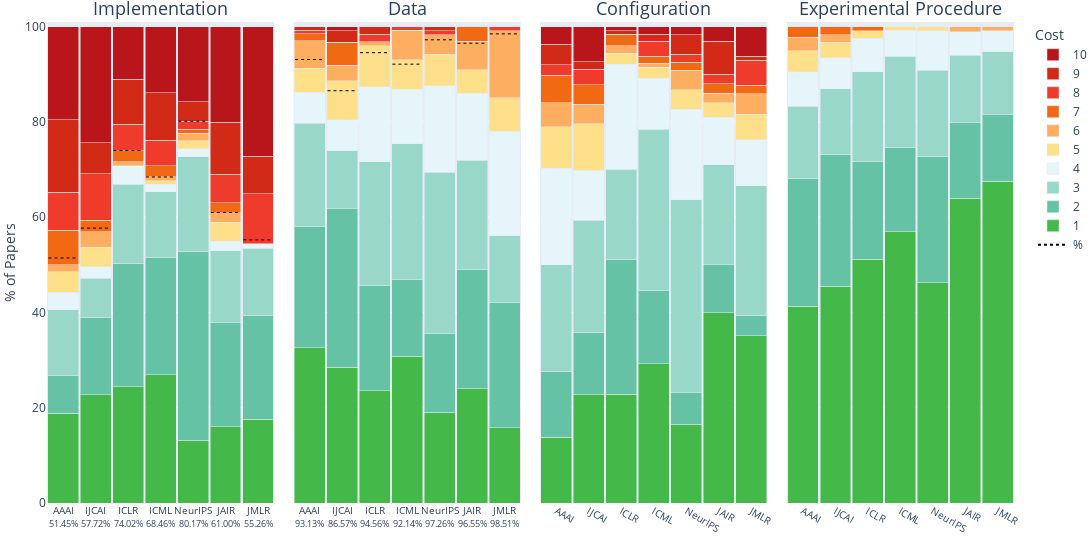

Notebook code for this chart:
### Markdown cell above
## Plot the dimension per Venue

### Code cell
import pandas as pd
import plotly.express as px
import plotly.graph_objects as go

# Step 1: Melt DataFrame using your dimensions
melted_df = df.melt(
    id_vars='source',
    value_vars=dimensions,
    var_name='Dimension',
    value_name='Cost'
)

# Step 2: Count occurrences
counts = (
    melted_df
    .groupby(['Dimension', 'source', 'Cost'])
    .size()
    .reset_index(name='count')
)

# Step 3: Normalize per (Dimension, source)
counts['total'] = counts.groupby(['Dimension', 'source'])['count'].transform('sum')
counts['percentage'] = counts['count'] / counts['total'] * 100

# Step 4: Convert Cost to string for discrete coloring
counts['Cost_str'] = counts['Cost'].astype(str)

# Step 5: Custom color palette (green → red)
custom_colors = [
    "#45b84a", "#66c2a4", "#99d8c9", "#e5f5f9", "#fee08b",
    "#fdae61", "#f16913", "#ef3b2c", "#d12a17", "#b9161c",
]

# Step 6: Define orders
dimension_order = dimensions

# Step 7: Plot stacked normalized bar chart
fig = px.bar(
    counts,
    x='source',
    y='percentage',
    color='Cost_str',
    facet_col='Dimension',
    barmode='stack',
    color_discrete_sequence=custom_colors,
    category_orders={
        'source': source_order,
        'Cost_str': [str(i) for i in range(1, 11)],
        'Dimension': dimension_order
    },
    #title="Normalized Cost Distribution per Venue and Dimension"
    title=None,
)

# Step 9: Add dashed target lines for vars
implementation_rate = [df[df["source"] == source]["implementation_link"].mean() * 100 for source in source_order]
public_data_rate = [df[df["source"] == source]["public_data_fraction"].mean() * 100 for source in source_order]
# Alternative public data rate: The percentage of papers using atleast one or more public datasets?
#public_data_rate = [(df[df["source"] == source]["public_data_fraction"] > 0 ).mean() * 100 for source in source_order]

target_lines = pd.DataFrame({
    'source': source_order,
    'Implementation': implementation_rate,  # Replace with your actual target %
    'Data': public_data_rate,
})

# Melt to long form
target_long = target_lines.melt(
    id_vars='source',
    var_name='Dimension',
    value_name='target'
)

# Map Dimension to subplot index
facet_to_axis = {dim: i + 1 for i, dim in enumerate(dimension_order)}
source_pos = {label: i for i, label in enumerate(source_order)}
bargap = 0.01  # match your chart layout

# Add dashed line traces
first_line = True
for _, row in target_long.iterrows():
    dim = row['Dimension']
    if dim not in ['Implementation', 'Data']:
        continue

    facet_num = facet_to_axis[dim]
    xref = 'x' if facet_num == 1 else f'x{facet_num}'
    yref = 'y' if facet_num == 1 else f'y{facet_num}'

    pos = source_pos[row['source']]
    #total = len(source_order)

    # Convert categorical position to domain (0–1 range)
    x0 = (pos - 0.455)# / total
    x1 = (pos + 0.455)# / total

    fig.add_shape(
        type='line',
        x0=x0,
        x1=x1,
        y0=row['target'],
        y1=row['target'],
        xref=xref,
        yref=yref,
        line=dict(color='black', dash='dot', width=1, ),
        layer='above',
    )
    fig.add_trace(go.Scatter(
        x=[row['source'], row['source']],
        y=[row['target'], row['target']],
        mode='lines',
        line=dict(
            color='black',
            dash='dot',   # or 'dash', 'longdash', etc.
            width=2
        ),
        name='%',           # this adds it to the legend
        showlegend=first_line,   # only show it once!
        legendrank=999,
        hovertext=f'{row['target']:.2f}% Public',
        hoverinfo='text',
        xaxis=xref,
        yaxis=yref
    ))
    first_line = False

# Suppose you already calculated your percentage lines as:
# perc_dict = {
#   "Dimension1": {"SourceA": 34.56, "SourceB": 22.10, ...},
#   "Dimension2": {...}
# }

for i, dim in enumerate(dimensions[:2], start=1):  # first two subplots only
    percentages = implementation_rate if i == 1 else public_data_rate

    # Build new tick labels with percentages
    new_labels = {
        src: f"{src}<br><span style='font-size:9px'>{val:.2f}%</span>" for src, val in zip(source_order, percentages)
    }

    # Apply to subplot i
    fig.update_xaxes(
        ticktext=list(new_labels.values()),
        tickvals=list(new_labels.keys()),
        #tickfont=dict(size=10),  # smaller font size for readability
        tickangle=0,
        row=1, col=i
    )



# Step 8: Clean layout and reverse legend
fig.update_layout(
    legend_traceorder="reversed",
    bargap=0.05,
    xaxis_title="",
    yaxis_title="% of Papers",
    legend_title="Cost",
    width=1600,
)

for annotation in fig.layout.annotations:
    if annotation.text.startswith("Dimension="):
        annotation.text = annotation.text.replace("Dimension=", "")
    annotation.font.size = 18  # ← increase title font size here

# Remove all facet x-axis titles
fig.for_each_xaxis(lambda ax: ax.update(title_text=""))

fig.update_layout(
    margin={'t': 22,'l': 1,'b': 0,'r': 1}
)
fig.update_xaxes(tickfont=dict(size=10))
fig.update_yaxes(range=[0, 101])

fig.write_image("latex/plots/total_dataset_summary.pdf", width=1400)

# Final render
fig.show()

### Figure 1 — Plotly figure (JSON) as saved in the notebook; plotly's stock layout.template omitted (floating-point values rounded to 4 significant figures)
{"data": [{"hovertemplate": "Cost_str=1<br>Dimension=Implementation<br>source=%{x}<br>percentage=%{y}<extra></extra>", "legendgroup": "1", "marker": {"color": "#45b84a", "pattern": {"shape": ""}}, "name": "1", "orientation": "v", "showlegend": true, "textposition": "auto", "type": "bar", "x": ["AAAI", "IJCAI", "ICLR", "ICML", "NeurIPS", "JAIR", "JMLR"], "xaxis": "x", "y": [18.84, 22.76, 24.41, 26.92, 13.22, 16.0, 17.54], "yaxis": "y"}, {"hovertemplate": "Cost_str=1<br>Dimension=Data<br>source=%{x}<br>percentage=%{y}<extra></extra>", "legendgroup": "1", "marker": {"color": "#45b84a", "pattern": {"shape": ""}}, "name": "1", "orientation": "v", "showlegend": false, "textposition": "auto", "type": "bar", "x": ["AAAI", "IJCAI", "ICLR", "ICML", "NeurIPS", "JAIR", "JMLR"], "xaxis": "x2", "y": [32.61, 28.46, 23.62, 30.77, 19.01, 24.0, 15.79], "yaxis": "y2"}, {"hovertemplate": "Cost_str=1<br>Dimension=Configuration<br>source=%{x}<br>percentage=%{y}<extra></extra>", "legendgroup": "1", "marker": {"color": "#45b84a", "pattern": {"shape": ""}}, "name": "1", "orientation": "v", "showlegend": false, "textposition": "auto", "type": "bar", "x": ["AAAI", "IJCAI", "ICLR", "ICML", "NeurIPS", "JAIR", "JMLR"], "xaxis": "x3", "y": [13.77, 22.76, 22.83, 29.23, 16.53, 40.0, 35.09], "yaxis": "y3"}, {"hovertemplate": "Cost_str=1<br>Dimension=Experimental Procedure<br>source=%{x}<br>percentage=%{y}<extra></extra>", "legendgroup": "1", "marker": {"color": "#45b84a", "pattern": {"shape": ""}}, "name": "1", "orientation": "v", "showlegend": false, "textposition": "auto", "type": "bar", "x": ["AAAI", "IJCAI", "ICLR", "ICML", "NeurIPS", "JAIR", "JMLR"], "xaxis": "x4", "y": [41.3, 45.53, 51.18, 56.92, 46.28, 64.0, 67.54], "yaxis": "y4"}, {"hovertemplate": "Cost_str=2<br>Dimension=Implementation<br>source=%{x}<br>percentage=%{y}<extra></extra>", "legendgroup": "2", "marker": {"color": "#66c2a4", "pattern": {"shape": ""}}, "name": "2", "orientation": "v", "showlegend": true, "textposition": "auto", "type": "bar", "x": ["AAAI", "IJCAI", "ICLR", "ICML", "NeurIPS", "JAIR", "JMLR"], "xaxis": "x", "y": [7.971, 16.26, 25.98, 24.62, 39.67, 22.0, 21.93], "yaxis": "y"}, {"hovertemplate": "Cost_str=2<br>Dimension=Data<br>source=%{x}<br>percentage=%{y}<extra></extra>", "legendgroup": "2", "marker": {"color": "#66c2a4", "pattern": {"shape": ""}}, "name": "2", "orientation": "v", "showlegend": false, "textposition": "auto", "type": "bar", "x": ["AAAI", "IJCAI", "ICLR", "ICML", "NeurIPS", "JAIR", "JMLR"], "xaxis": "x2", "y": [25.36, 33.33, 22.05, 16.15, 16.53, 25.0, 26.32], "yaxis": "y2"}, {"hovertemplate": "Cost_str=2<br>Dimension=Configuration<br>source=%{x}<br>percentage=%{y}<extra></extra>", "legendgroup": "2", "marker": {"color": "#66c2a4", "pattern": {"shape": ""}}, "name": "2", "orientation": "v", "showlegend": false, "textposition": "auto", "type": "bar", "x": ["AAAI", "IJCAI", "ICLR", "ICML", "NeurIPS", "JAIR", "JMLR"], "xaxis": "x3", "y": [13.77, 13.01, 28.35, 15.38, 6.612, 10.0, 4.386], "yaxis": "y3"}, {"hovertemplate": "Cost_str=2<br>Dimension=Experimental Procedure<br>source=%{x}<br>percentage=%{y}<extra></extra>", "legendgroup": "2", "marker": {"color": "#66c2a4", "pattern": {"shape": ""}}, "name": "2", "orientation": "v", "showlegend": false, "textposition": "auto", "type": "bar", "x": ["AAAI", "IJCAI", "ICLR", "ICML", "NeurIPS", "JAIR", "JMLR"], "xaxis": "x4", "y": [26.81, 27.64, 20.47, 17.69, 26.45, 16.0, 14.04], "yaxis": "y4"}, {"hovertemplate": "Cost_str=3<br>Dimension=Implementation<br>source=%{x}<br>percentage=%{y}<extra></extra>", "legendgroup": "3", "marker": {"color": "#99d8c9", "pattern": {"shape": ""}}, "name": "3", "orientation": "v", "showlegend": true, "textposition": "auto", "type": "bar", "x": ["AAAI", "IJCAI", "ICLR", "ICML", "NeurIPS", "JAIR", "JMLR"], "xaxis": "x", "y": [13.77, 8.13, 16.54, 13.85, 19.83, 15.0, 14.04], "yaxis": "y"}, {"hovertemplate": "Cost_str=3<br>Dimension=Data<br>source=%{x}<br>percentage=%{y}<extra></extra>", "legendgroup": "3", "marker": {"color": "#99d8c9", "pattern": {"shape": ""}}, "name": "3", "orientation": "v", "showlegend": false, "textposition": "auto", "type": "bar", "x": ["AAAI", "IJCAI", "ICLR", "ICML", "NeurIPS", "JAIR", "JMLR"], "xaxis": "x2", "y": [21.74, 12.2, 25.98, 28.46, 33.88, 23.0, 14.04], "yaxis": "y2"}, {"hovertemplate": "Cost_str=3<br>Dimension=Configuration<br>source=%{x}<br>percentage=%{y}<extra></extra>", "legendgroup": "3", "marker": {"color": "#99d8c9", "pattern": {"shape": ""}}, "name": "3", "orientation": "v", "showlegend": false, "textposition": "auto", "type": "bar", "x": ["AAAI", "IJCAI", "ICLR", "ICML", "NeurIPS", "JAIR", "JMLR"], "xaxis": "x3", "y": [22.46, 23.58, 18.9, 33.85, 40.5, 21.0, 27.19], "yaxis": "y3"}, {"hovertemplate": "Cost_str=3<br>Dimension=Experimental Procedure<br>source=%{x}<br>percentage=%{y}<extra></extra>", "legendgroup": "3", "marker": {"color": "#99d8c9", "pattern": {"shape": ""}}, "name": "3", "orientation": "v", "showlegend": false, "textposition": "auto", "type": "bar", "x": ["AAAI", "IJCAI", "ICLR", "ICML", "NeurIPS", "JAIR", "JMLR"], "xaxis": "x4", "y": [15.22, 13.82, 18.9, 19.23, 18.18, 14.0, 13.16], "yaxis": "y4"}, {"hovertemplate": "Cost_str=4<br>Dimension=Implementation<br>source=%{x}<br>percentage=%{y}<extra></extra>", "legendgroup": "4", "marker": {"color": "#e5f5f9", "pattern": {"shape": ""}}, "name": "4", "orientation": "v", "showlegend": true, "textposition": "auto", "type": "bar", "x": ["AAAI", "IJCAI", "ICLR", "ICML", "NeurIPS", "JAIR", "JMLR"], "xaxis": "x", "y": [3.623, 2.439, 3.937, 1.538, 1.653, 2.0, 0.8772], "yaxis": "y"}, {"hovertemplate": "Cost_str=4<br>Dimension=Data<br>source=%{x}<br>percentage=%{y}<extra></extra>", "legendgroup": "4", "marker": {"color": "#e5f5f9", "pattern": {"shape": ""}}, "name": "4", "orientation": "v", "showlegend": false, "textposition": "auto", "type": "bar", "x": ["AAAI", "IJCAI", "ICLR", "ICML", "NeurIPS", "JAIR", "JMLR"], "xaxis": "x2", "y": [6.522, 6.504, 15.75, 11.54, 18.18, 14.0, 21.93], "yaxis": "y2"}, {"hovertemplate": "Cost_str=4<br>Dimension=Configuration<br>source=%{x}<br>percentage=%{y}<extra></extra>", "legendgroup": "4", "marker": {"color": "#e5f5f9", "pattern": {"shape": ""}}, "name": "4", "orientation": "v", "showlegend": false, "textposition": "auto", "type": "bar", "x": ["AAAI", "IJCAI", "ICLR", "ICML", "NeurIPS", "JAIR", "JMLR"], "xaxis": "x3", "y": [20.29, 10.57, 22.05, 10.77, 19.01, 10.0, 9.649], "yaxis": "y3"}, {"hovertemplate": "Cost_str=4<br>Dimension=Experimental Procedure<br>source=%{x}<br>percentage=%{y}<extra></extra>", "legendgroup": "4", "marker": {"color": "#e5f5f9", "pattern": {"shape": ""}}, "name": "4", "orientation": "v", "showlegend": false, "textposition": "auto", "type": "bar", "x": ["AAAI", "IJCAI", "ICLR", "ICML", "NeurIPS", "JAIR", "JMLR"], "xaxis": "x4", "y": [7.246, 6.504, 7.087, 5.385, 8.264, 5.0, 4.386], "yaxis": "y4"}, {"hovertemplate": "Cost_str=5<br>Dimension=Implementation<br>source=%{x}<br>percentage=%{y}<extra></extra>", "legendgroup": "5", "marker": {"color": "#fee08b", "pattern": {"shape": ""}}, "name": "5", "orientation": "v", "showlegend": true, "textposition": "auto", "type": "bar", "x": ["AAAI", "IJCAI", "ICLR", "ICML", "NeurIPS", "JAIR", "JMLR"], "xaxis": "x", "y": [4.348, 4.065, 0.0, 0.7692, 1.653, 4.0, 0.0], "yaxis": "y"}, {"hovertemplate": "Cost_str=5<br>Dimension=Data<br>source=%{x}<br>percentage=%{y}<extra></extra>", "legendgroup": "5", "marker": {"color": "#fee08b", "pattern": {"shape": ""}}, "name": "5", "orientation": "v", "showlegend": false, "textposition": "auto", "type": "bar", "x": ["AAAI", "IJCAI", "ICLR", "ICML", "NeurIPS", "JAIR", "JMLR"], "xaxis": "x2", "y": [5.072, 8.13, 8.661, 6.154, 6.612, 5.0, 7.018], "yaxis": "y2"}, {"hovertemplate": "Cost_str=5<br>Dimension=Configuration<br>source=%{x}<br>percentage=%{y}<extra></extra>", "legendgroup": "5", "marker": {"color": "#fee08b", "pattern": {"shape": ""}}, "name": "5", "orientation": "v", "showlegend": false, "textposition": "auto", "type": "bar", "x": ["AAAI", "IJCAI", "ICLR", "ICML", "NeurIPS", "JAIR", "JMLR"], "xaxis": "x3", "y": [8.696, 9.756, 2.362, 2.308, 4.132, 3.0, 5.263], "yaxis": "y3"}, {"hovertemplate": "Cost_str=5<br>Dimension=Experimental Procedure<br>source=%{x}<br>percentage=%{y}<extra></extra>", "legendgroup": "5", "marker": {"color": "#fee08b", "pattern": {"shape": ""}}, "name": "5", "orientation": "v", "showlegend": false, "textposition": "auto", "type": "bar", "x": ["AAAI", "IJCAI", "ICLR", "ICML", "NeurIPS", "JAIR", "JMLR"], "xaxis": "x4", "y": [4.348, 3.252, 1.575, 0.7692, 0.8264, 0.0, 0.0], "yaxis": "y4"}, {"hovertemplate": "Cost_str=6<br>Dimension=Implementation<br>source=%{x}<br>percentage=%{y}<extra></extra>", "legendgroup": "6", "marker": {"color": "#fdae61", "pattern": {"shape": ""}}, "name": "6", "orientation": "v", "showlegend": true, "textposition": "auto", "type": "bar", "x": ["AAAI", "IJCAI", "ICLR", "ICML", "NeurIPS", "JAIR", "JMLR"], "xaxis": "x", "y": [1.449, 3.252, 0.7874, 0.7692, 1.653, 2.0, 0.0], "yaxis": "y"}, {"hovertemplate": "Cost_str=6<br>Dimension=Data<br>source=%{x}<br>percentage=%{y}<extra></extra>", "legendgroup": "6", "marker": {"color": "#fdae61", "pattern": {"shape": ""}}, "name": "6", "orientation": "v", "showlegend": false, "textposition": "auto", "type": "bar", "x": ["AAAI", "IJCAI", "ICLR", "ICML", "NeurIPS", "JAIR", "JMLR"], "xaxis": "x2", "y": [5.797, 3.252, 0.7874, 6.154, 4.132, 6.0, 14.04], "yaxis": "y2"}, {"hovertemplate": "Cost_str=6<br>Dimension=Configuration<br>source=%{x}<br>percentage=%{y}<extra></extra>", "legendgroup": "6", "marker": {"color": "#fdae61", "pattern": {"shape": ""}}, "name": "6", "orientation": "v", "showlegend": false, "textposition": "auto", "type": "bar", "x": ["AAAI", "IJCAI", "ICLR", "ICML", "NeurIPS", "JAIR", "JMLR"], "xaxis": "x3", "y": [5.072, 4.065, 1.575, 0.7692, 4.132, 2.0, 4.386], "yaxis": "y3"}, {"hovertemplate": "Cost_str=6<br>Dimension=Experimental Procedure<br>source=%{x}<br>percentage=%{y}<extra></extra>", "legendgroup": "6", "marker": {"color": "#fdae61", "pattern": {"shape": ""}}, "name": "6", "orientation": "v", "showlegend": false, "textposition": "auto", "type": "bar", "x": ["AAAI", "IJCAI", "ICLR", "ICML", "NeurIPS", "JAIR", "JMLR"], "xaxis": "x4", "y": [2.899, 1.626, 0.0, 0.0, 0.0, 1.0, 0.8772], "yaxis": "y4"}, {"hovertemplate": "Cost_str=7<br>Dimension=Implementation<br>source=%{x}<br>percentage=%{y}<extra></extra>", "legendgroup": "7", "marker": {"color": "#f16913", "pattern": {"shape": ""}}, "name": "7", "orientation": "v", "showlegend": true, "textposition": "auto", "type": "bar", "x": ["AAAI", "IJCAI", "ICLR", "ICML", "NeurIPS", "JAIR", "JMLR"], "xaxis": "x", "y": [7.246, 2.439, 2.362, 2.308, 0.8264, 2.0, 0.0], "yaxis": "y"}, {"hovertemplate": "Cost_str=7<br>Dimension=Data<br>source=%{x}<br>percentage=%{y}<extra></extra>", "legendgroup": "7", "marker": {"color": "#f16913", "pattern": {"shape": ""}}, "name": "7", "orientation": "v", "showlegend": false, "textposition": "auto", "type": "bar", "x": ["AAAI", "IJCAI", "ICLR", "ICML", "NeurIPS", "JAIR", "JMLR"], "xaxis": "x2", "y": [1.449, 4.878, 0.0, 0.0, 0.0, 3.0, 0.0], "yaxis": "y2"}, {"hovertemplate": "Cost_str=7<br>Dimension=Configuration<br>source=%{x}<br>percentage=%{y}<extra></extra>", "legendgroup": "7", "marker": {"color": "#f16913", "pattern": {"shape": ""}}, "name": "7", "orientation": "v", "showlegend": false, "textposition": "auto", "type": "bar", "x": ["AAAI", "IJCAI", "ICLR", "ICML", "NeurIPS", "JAIR", "JMLR"], "xaxis": "x3", "y": [5.797, 4.065, 2.362, 1.538, 1.653, 2.0, 1.754], "yaxis": "y3"}, {"hovertemplate": "Cost_str=7<br>Dimension=Experimental Procedure<br>source=%{x}<br>percentage=%{y}<extra></extra>", "legendgroup": "7", "marker": {"color": "#f16913", "pattern": {"shape": ""}}, "name": "7", "orientation": "v", "showlegend": false, "textposition": "auto", "type": "bar", "x": ["AAAI", "IJCAI", "ICLR", "ICML", "NeurIPS", "JAIR", "JMLR"], "xaxis": "x4", "y": [2.174, 1.626, 0.7874, 0.0, 0.0, 0.0, 0.0], "yaxis": "y4"}, {"hovertemplate": "Cost_str=8<br>Dimension=Implementation<br>source=%{x}<br>percentage=%{y}<extra></extra>", "legendgroup": "8", "marker": {"color": "#ef3b2c", "pattern": {"shape": ""}}, "name": "8", "orientation": "v", "showlegend": true, "textposition": "auto", "type": "bar", "x": ["AAAI", "IJCAI", "ICLR", "ICML", "NeurIPS", "JAIR", "JMLR"], "xaxis": "x", "y": [7.971, 9.756, 5.512, 5.385, 1.653, 6.0, 10.53], "yaxis": "y"}, {"hovertemplate": "Cost_str=8<br>Dimension=Data<br>source=%{x}<br>percentage=%{y}<extra></extra>", "legendgroup": "8", "marker": {"color": "#ef3b2c", "pattern": {"shape": ""}}, "name": "8", "orientation": "v", "showlegend": false, "textposition": "auto", "type": "bar", "x": ["AAAI", "IJCAI", "ICLR", "ICML", "NeurIPS", "JAIR", "JMLR"], "xaxis": "x2", "y": [0.7246, 0.0, 1.575, 0.7692, 0.8264, 0.0, 0.8772], "yaxis": "y2"}, {"hovertemplate": "Cost_str=8<br>Dimension=Configuration<br>source=%{x}<br>percentage=%{y}<extra></extra>", "legendgroup": "8", "marker": {"color": "#ef3b2c", "pattern": {"shape": ""}}, "name": "8", "orientation": "v", "showlegend": false, "textposition": "auto", "type": "bar", "x": ["AAAI", "IJCAI", "ICLR", "ICML", "NeurIPS", "JAIR", "JMLR"], "xaxis": "x3", "y": [2.174, 3.252, 0.0, 3.077, 1.653, 2.0, 5.263], "yaxis": "y3"}, {"hovertemplate": "Cost_str=8<br>Dimension=Experimental Procedure<br>source=%{x}<br>percentage=%{y}<extra></extra>", "legendgroup": "8", "marker": {"color": "#ef3b2c", "pattern": {"shape": ""}}, "name": "8", "orientation": "v", "showlegend": false, "textposition": "auto", "type": "bar", "x": ["AAAI", "IJCAI", "ICLR", "ICML", "NeurIPS", "JAIR", "JMLR"], "xaxis": "x4", "y": [0.0, 0.0, 0.0, 0.0, 0.0, 0.0, 0.0], "yaxis": "y4"}, {"hovertemplate": "Cost_str=9<br>Dimension=Implementation<br>source=%{x}<br>percentage=%{y}<extra></extra>", "legendgroup": "9", "marker": {"color": "#d12a17", "pattern": {"shape": ""}}, "name": "9", "orientation": "v", "showlegend": true, "textposition": "auto", "type": "bar", "x": ["AAAI", "IJCAI", "ICLR", "ICML", "NeurIPS", "JAIR", "JMLR"], "xaxis": "x", "y": [15.22, 6.504, 9.449, 10.0, 4.132, 11.0, 7.895], "yaxis": "y"}, {"hovertemplate": "Cost_str=9<br>Dimension=Data<br>source=%{x}<br>percentage=%{y}<extra></extra>", "legendgroup": "9", "marker": {"color": "#d12a17", "pattern": {"shape": ""}}, "name": "9", "orientation": "v", "showlegend": false, "textposition": "auto", "type": "bar", "x": ["AAAI", "IJCAI", "ICLR", "ICML", "NeurIPS", "JAIR", "JMLR"], "xaxis": "x2", "y": [0.7246, 2.439, 1.575, 0.0, 0.8264, 0.0, 0.0], "yaxis": "y2"}, {"hovertemplate": "Cost_str=9<br>Dimension=Configuration<br>source=%{x}<br>percentage=%{y}<extra></extra>", "legendgroup": "9", "marker": {"color": "#d12a17", "pattern": {"shape": ""}}, "name": "9", "orientation": "v", "showlegend": false, "textposition": "auto", "type": "bar", "x": ["AAAI", "IJCAI", "ICLR", "ICML", "NeurIPS", "JAIR", "JMLR"], "xaxis": "x3", "y": [4.348, 1.626, 0.7874, 1.538, 4.132, 7.0, 0.8772], "yaxis": "y3"}, {"hovertemplate": "Cost_str=9<br>Dimension=Experimental Procedure<br>source=%{x}<br>percentage=%{y}<extra></extra>", "legendgroup": "9", "marker": {"color": "#d12a17", "pattern": {"shape": ""}}, "name": "9", "orientation": "v", "showlegend": false, "textposition": "auto", "type": "bar", "x": ["AAAI", "IJCAI", "ICLR", "ICML", "NeurIPS", "JAIR", "JMLR"], "xaxis": "x4", "y": [0.0, 0.0, 0.0, 0.0, 0.0, 0.0, 0.0], "yaxis": "y4"}, {"hovertemplate": "Cost_str=10<br>Dimension=Implementation<br>source=%{x}<br>percentage=%{y}<extra></extra>", "legendgroup": "10", "marker": {"color": "#b9161c", "pattern": {"shape": ""}}, "name": "10", "orientation": "v", "showlegend": true, "textposition": "auto", "type": "bar", "x": ["AAAI", "IJCAI", "ICLR", "ICML", "NeurIPS", "JAIR", "JMLR"], "xaxis": "x", "y": [19.57, 24.39, 11.02, 13.85, 15.7, 20.0, 27.19], "yaxis": "y"}, {"hovertemplate": "Cost_str=10<br>Dimension=Data<br>source=%{x}<br>percentage=%{y}<extra></extra>", "legendgroup": "10", "marker": {"color": "#b9161c", "pattern": {"shape": ""}}, "name": "10", "orientation": "v", "showlegend": false, "textposition": "auto", "type": "bar", "x": ["AAAI", "IJCAI", "ICLR", "ICML", "NeurIPS", "JAIR", "JMLR"], "xaxis": "x2", "y": [0.0, 0.813, 0.0, 0.0, 0.0, 0.0, 0.0], "yaxis": "y2"}, {"hovertemplate": "Cost_str=10<br>Dimension=Configuration<br>source=%{x}<br>percentage=%{y}<extra></extra>", "legendgroup": "10", "marker": {"color": "#b9161c", "pattern": {"shape": ""}}, "name": "10", "orientation": "v", "showlegend": false, "textposition": "auto", "type": "bar", "x": ["AAAI", "IJCAI", "ICLR", "ICML", "NeurIPS", "JAIR", "JMLR"], "xaxis": "x3", "y": [3.623, 7.317, 0.7874, 1.538, 1.653, 3.0, 6.14], "yaxis": "y3"}, {"hovertemplate": "Cost_str=10<br>Dimension=Experimental Procedure<br>source=%{x}<br>percentage=%{y}<extra></extra>", "legendgroup": "10", "marker": {"color": "#b9161c", "pattern": {"shape": ""}}, "name": "10", "orientation": "v", "showlegend": false, "textposition": "auto", "type": "bar", "x": ["AAAI", "IJCAI", "ICLR", "ICML", "NeurIPS", "JAIR", "JMLR"], "xaxis": "x4", "y": [0.0, 0.0, 0.0, 0.0, 0.0, 0.0, 0.0], "yaxis": "y4"}, {"hoverinfo": "text", "hovertext": "51.45% Public", "legendrank": 999, "line": {"color": "black", "dash": "dot", "width": 2}, "mode": "lines", "name": "%", "showlegend": true, "type": "scatter", "x": ["AAAI", "AAAI"], "xaxis": "x", "y": [51.45, 51.45], "yaxis": "y"}, {"hoverinfo": "text", "hovertext": "57.72% Public", "legendrank": 999, "line": {"color": "black", "dash": "dot", "width": 2}, "mode": "lines", "name": "%", "showlegend": false, "type": "scatter", "x": ["IJCAI", "IJCAI"], "xaxis": "x", "y": [57.72, 57.72], "yaxis": "y"}, {"hoverinfo": "text", "hovertext": "74.02% Public", "legendrank": 999, "line": {"color": "black", "dash": "dot", "width": 2}, "mode": "lines", "name": "%", "showlegend": false, "type": "scatter", "x": ["ICLR", "ICLR"], "xaxis": "x", "y": [74.02, 74.02], "yaxis": "y"}, {"hoverinfo": "text", "hovertext": "68.46% Public", "legendrank": 999, "line": {"color": "black", "dash": "dot", "width": 2}, "mode": "lines", "name": "%", "showlegend": false, "type": "scatter", "x": ["ICML", "ICML"], "xaxis": "x", "y": [68.46, 68.46], "yaxis": "y"}, {"hoverinfo": "text", "hovertext": "80.17% Public", "legendrank": 999, "line": {"color": "black", "dash": "dot", "width": 2}, "mode": "lines", "name": "%", "showlegend": false, "type": "scatter", "x": ["NeurIPS", "NeurIPS"], "xaxis": "x", "y": [80.17, 80.17], "yaxis": "y"}, {"hoverinfo": "text", "hovertext": "61.00% Public", "legendrank": 999, "line": {"color": "black", "dash": "dot", "width": 2}, "mode": "lines", "name": "%", "showlegend": false, "type": "scatter", "x": ["JAIR", "JAIR"], "xaxis": "x", "y": [61, 61], "yaxis": "y"}, {"hoverinfo": "text", "hovertext": "55.26% Public", "legendrank": 999, "line": {"color": "black", "dash": "dot", "width": 2}, "mode": "lines", "name": "%", "showlegend": false, "type": "scatter", "x": ["JMLR", "JMLR"], "xaxis": "x", "y": [55.26, 55.26], "yaxis": "y"}, {"hoverinfo": "text", "hovertext": "93.13% Public", "legendrank": 999, "line": {"color": "black", "dash": "dot", "width": 2}, "mode": "lines", "name": "%", "showlegend": false, "type": "scatter", "x": ["AAAI", "AAAI"], "xaxis": "x2", "y": [93.13, 93.13], "yaxis": "y2"}, {"hoverinfo": "text", "hovertext": "86.57% Public", "legendrank": 999, "line": {"color": "black", "dash": "dot", "width": 2}, "mode": "lines", "name": "%", "showlegend": false, "type": "scatter", "x": ["IJCAI", "IJCAI"], "xaxis": "x2", "y": [86.57, 86.57], "yaxis": "y2"}, {"hoverinfo": "text", "hovertext": "94.56% Public", "legendrank": 999, "line": {"color": "black", "dash": "dot", "width": 2}, "mode": "lines", "name": "%", "showlegend": false, "type": "scatter", "x": ["ICLR", "ICLR"], "xaxis": "x2", "y": [94.56, 94.56], "yaxis": "y2"}, {"hoverinfo": "text", "hovertext": "92.14% Public", "legendrank": 999, "line": {"color": "black", "dash": "dot", "width": 2}, "mode": "lines", "name": "%", "showlegend": false, "type": "scatter", "x": ["ICML", "ICML"], "xaxis": "x2", "y": [92.14, 92.14], "yaxis": "y2"}, {"hoverinfo": "text", "hovertext": "97.26% Public", "legendrank": 999, "line": {"color": "black", "dash": "dot", "width": 2}, "mode": "lines", "name": "%", "showlegend": false, "type": "scatter", "x": ["NeurIPS", "NeurIPS"], "xaxis": "x2", "y": [97.26, 97.26], "yaxis": "y2"}, {"hoverinfo": "text", "hovertext": "96.55% Public", "legendrank": 999, "line": {"color": "black", "dash": "dot", "width": 2}, "mode": "lines", "name": "%", "showlegend": false, "type": "scatter", "x": ["JAIR", "JAIR"], "xaxis": "x2", "y": [96.55, 96.55], "yaxis": "y2"}, {"hoverinfo": "text", "hovertext": "98.51% Public", "legendrank": 999, "line": {"color": "black", "dash": "dot", "width": 2}, "mode": "lines", "name": "%", "showlegend": false, "type": "scatter", "x": ["JMLR", "JMLR"], "xaxis": "x2", "y": [98.51, 98.51], "yaxis": "y2"}], "layout": {"annotations": [{"font": {"size": 18}, "showarrow": false, "text": "Implementation", "x": 0.1175, "xanchor": "center", "xref": "paper", "y": 1, "yanchor": "bottom", "yref": "paper"}, {"font": {"size": 18}, "showarrow": false, "text": "Data", "x": 0.3725, "xanchor": "center", "xref": "paper", "y": 1, "yanchor": "bottom", "yref": "paper"}, {"font": {"size": 18}, "showarrow": false, "text": "Configuration", "x": 0.6275, "xanchor": "center", "xref": "paper", "y": 1, "yanchor": "bottom", "yref": "paper"}, {"font": {"size": 18}, "showarrow": false, "text": "Experimental Procedure", "x": 0.8825, "xanchor": "center", "xref": "paper", "y": 1, "yanchor": "bottom", "yref": "paper"}], "bargap": 0.05, "barmode": "stack", "legend": {"title": {"text": "Cost"}, "tracegroupgap": 0, "traceorder": "reversed"}, "margin": {"b": 0, "l": 1, "r": 1, "t": 22}, "shapes": [{"layer": "above", "line": {"color": "black", "dash": "dot", "width": 1}, "type": "line", "x0": -0.455, "x1": 0.455, "xref": "x", "y0": 51.45, "y1": 51.45, "yref": "y"}, {"layer": "above", "line": {"color": "black", "dash": "dot", "width": 1}, "type": "line", "x0": 0.545, "x1": 1.455, "xref": "x", "y0": 57.72, "y1": 57.72, "yref": "y"}, {"layer": "above", "line": {"color": "black", "dash": "dot", "width": 1}, "type": "line", "x0": 1.545, "x1": 2.455, "xref": "x", "y0": 74.02, "y1": 74.02, "yref": "y"}, {"layer": "above", "line": {"color": "black", "dash": "dot", "width": 1}, "type": "line", "x0": 2.545, "x1": 3.455, "xref": "x", "y0": 68.46, "y1": 68.46, "yref": "y"}, {"layer": "above", "line": {"color": "black", "dash": "dot", "width": 1}, "type": "line", "x0": 3.545, "x1": 4.455, "xref": "x", "y0": 80.17, "y1": 80.17, "yref": "y"}, {"layer": "above", "line": {"color": "black", "dash": "dot", "width": 1}, "type": "line", "x0": 4.545, "x1": 5.455, "xref": "x", "y0": 61, "y1": 61, "yref": "y"}, {"layer": "above", "line": {"color": "black", "dash": "dot", "width": 1}, "type": "line", "x0": 5.545, "x1": 6.455, "xref": "x", "y0": 55.26, "y1": 55.26, "yref": "y"}, {"layer": "above", "line": {"color": "black", "dash": "dot", "width": 1}, "type": "line", "x0": -0.455, "x1": 0.455, "xref": "x2", "y0": 93.13, "y1": 93.13, "yref": "y2"}, {"layer": "above", "line": {"color": "black", "dash": "dot", "width": 1}, "type": "line", "x0": 0.545, "x1": 1.455, "xref": "x2", "y0": 86.57, "y1": 86.57, "yref": "y2"}, {"layer": "above", "line": {"color": "black", "dash": "dot", "width": 1}, "type": "line", "x0": 1.545, "x1": 2.455, "xref": "x2", "y0": 94.56, "y1": 94.56, "yref": "y2"}, {"layer": "above", "line": {"color": "black", "dash": "dot", "width": 1}, "type": "line", "x0": 2.545, "x1": 3.455, "xref": "x2", "y0": 92.14, "y1": 92.14, "yref": "y2"}, {"layer": "above", "line": {"color": "black", "dash": "dot", "width": 1}, "type": "line", "x0": 3.545, "x1": 4.455, "xref": "x2", "y0": 97.26, "y1": 97.26, "yref": "y2"}, {"layer": "above", "line": {"color": "black", "dash": "dot", "width": 1}, "type": "line", "x0": 4.545, "x1": 5.455, "xref": "x2", "y0": 96.55, "y1": 96.55, "yref": "y2"}, {"layer": "above", "line": {"color": "black", "dash": "dot", "width": 1}, "type": "line", "x0": 5.545, "x1": 6.455, "xref": "x2", "y0": 98.51, "y1": 98.51, "yref": "y2"}], "width": 1600, "xaxis": {"anchor": "y", "categoryarray": ["AAAI", "IJCAI", "ICLR", "ICML", "NeurIPS", "JAIR", "JMLR"], "categoryorder": "array", "domain": [0, 0.235], "tickangle": 0, "tickfont": {"size": 10}, "ticktext": ["AAAI<br><span style='font-size:9px'>51.45%</span>", "IJCAI<br><span style='font-size:9px'>57.72%</span>", "ICLR<br><span style='font-size:9px'>74.02%</span>", "ICML<br><span style='font-size:9px'>68.46%</span>", "NeurIPS<br><span style='font-size:9px'>80.17%</span>", "JAIR<br><span style='font-size:9px'>61.00%</span>", "JMLR<br><span style='font-size:9px'>55.26%</span>"], "tickvals": ["AAAI", "IJCAI", "ICLR", "ICML", "NeurIPS", "JAIR", "JMLR"], "title": {"text": ""}}, "xaxis2": {"anchor": "y2", "categoryarray": ["AAAI", "IJCAI", "ICLR", "ICML", "NeurIPS", "JAIR", "JMLR"], "categoryorder": "array", "domain": [0.255, 0.49], "matches": "x", "tickangle": 0, "tickfont": {"size": 10}, "ticktext": ["AAAI<br><span style='font-size:9px'>93.13%</span>", "IJCAI<br><span style='font-size:9px'>86.57%</span>", "ICLR<br><span style='font-size:9px'>94.56%</span>", "ICML<br><span style='font-size:9px'>92.14%</span>", "NeurIPS<br><span style='font-size:9px'>97.26%</span>", "JAIR<br><span style='font-size:9px'>96.55%</span>", "JMLR<br><span style='font-size:9px'>98.51%</span>"], "tickvals": ["AAAI", "IJCAI", "ICLR", "ICML", "NeurIPS", "JAIR", "JMLR"], "title": {"text": ""}}, "xaxis3": {"anchor": "y3", "categoryarray": ["AAAI", "IJCAI", "ICLR", "ICML", "NeurIPS", "JAIR", "JMLR"], "categoryorder": "array", "domain": [0.51, 0.745], "matches": "x", "tickfont": {"size": 10}, "title": {"text": ""}}, "xaxis4": {"anchor": "y4", "categoryarray": ["AAAI", "IJCAI", "ICLR", "ICML", "NeurIPS", "JAIR", "JMLR"], "categoryorder": "array", "domain": [0.765, 1.0], "matches": "x", "tickfont": {"size": 10}, "title": {"text": ""}}, "yaxis": {"anchor": "x", "domain": [0, 1], "range": [0, 101], "title": {"text": "% of Papers"}}, "yaxis2": {"anchor": "x2", "domain": [0, 1], "matches": "y", "range": [0, 101], "showticklabels": false}, "yaxis3": {"anchor": "x3", "domain": [0, 1], "matches": "y", "range": [0, 101], "showticklabels": false}, "yaxis4": {"anchor": "x4", "domain": [0, 1], "matches": "y", "range": [0, 101], "showticklabels": false}}}
